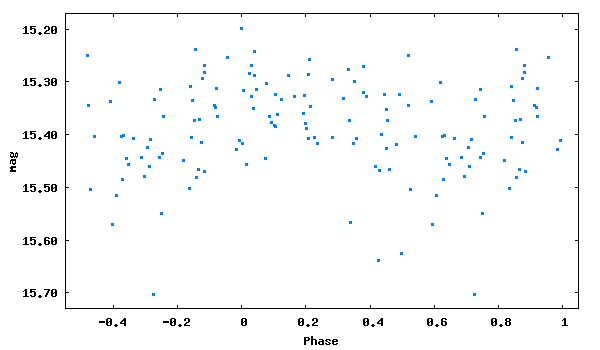

Write the gnuplot code that produced this figure.
set term png size 600,350 medium
set colors classic
set output 'phase_lc_20.png'
set xlabel 'Phase'
set ylabel 'mag'
#set title 'JDmax = 2445947.49300 + 0.2028110 x E'
set format y '%5.2f'
plot [-0.55:1.05][15.73:15.17] "phase_lc_20.dat" linecolor 3 pointtype 5 pointsize 0.3 title ""
